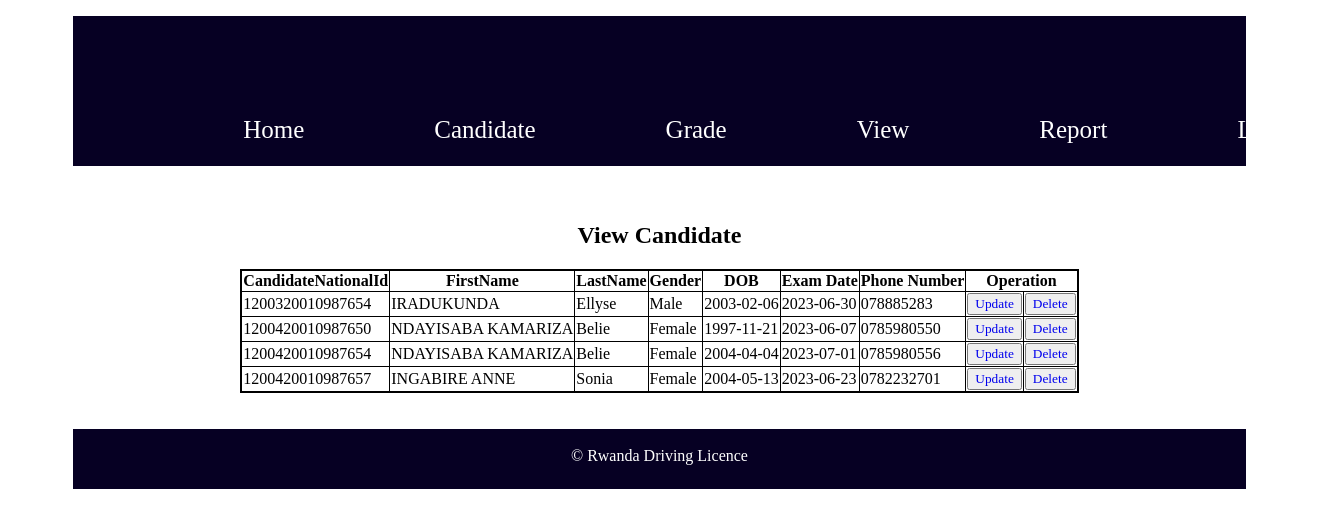
Page /VCandidate.php (signed in) on the committed database.
### tables this page shows
CREATE TABLE `candidate` (
  `CandidateNationalId` varchar(20) NOT NULL,
  `FirstName` varchar(100) NOT NULL,
  `LastName` varchar(100) NOT NULL,
  `Gender` varchar(12) NOT NULL,
  `DOB` date NOT NULL,
  `ExamDate` date NOT NULL,
  `PhoneNumber` varchar(20) NOT NULL
);

### VCandidate.php (the view, shortened to what this page needs)
<!DOCTYPE html>
<html>
<head>
	<link rel="stylesheet" type="text/css" href="style.css">
</head>
<body>
	<div class="header">
		<div class="navbar">
			<ul>
				<li><a href="Index.php">Home</a></li>
				<li><a href="Candidate.php">Candidate</a></li>
				<li><a href="Grade.php">Grade</a></li>
				<li><a href="#">View</a>
				</li>
				<li><a href="#">Report</a>
				</li>
				<li><a href="Logout.php">LogOut</a></li>
			</ul>
		</div>
	</div>
	<div class="content">
		<br><br>
		<center>
		<table border="1">
			<h2>View Candidate</h2>
			<tr>
				<th>CandidateNationalId</th><th>FirstName</th><th>LastName</th><th>Gender</th><th>DOB</th><th>Exam Date</th><th>Phone Number</th><th colspan="2">Operation</th>
			</tr>
			<?php
			$link=mysqli_connect("localhost","root","","rdl");
			$sel="SELECT * FROM Candidate";
			$res=mysqli_query($link,$sel);
			while ($row=mysqli_fetch_array($res)) {
			?>
			<tr>
				<td><?php echo $row['CandidateNationalId'];?></td>
				<td><?php echo $row['FirstName'];?></td>
				<td><?php echo $row['LastName'];?></td>
				<td><?php echo $row['Gender'];?></td>
				<td><?php echo $row['DOB'];?></td>
				<td><?php echo $row['ExamDate'];?></td>
				<td><?php echo $row['PhoneNumber'];?></td>
				<td><button><a href="Update.php?upd=<?php echo $row['CandidateNationalId']?>"onclick ="return confirm('Are Sure You Want to Update?')">Update</a></button></td>
				<td><button><a href="Delete.php?del=<?php echo $row['CandidateNationalId']?>"onclick ="return confirm('Are Sure You Want to Delete?')">Delete</a></button></td>
			</tr>
		<?php } ?>
		</table>
	    </center>
	</div>
	<br><br>
	<div class="footer">
		<br>
		<center>&copy Rwanda Driving Licence</center>
	</div>
</body>
</html>

### style.css (style rules this page uses)
* { font-family: Georgia, 'Times New Roman', Times, serif; text-decoration: none; }
.header { width: 90%; height: 150px; margin-left: 5%; margin-top: 10px; background-color: rgb(6, 0, 35); }
.navbar ul { list-style: none; display: flex; }
.navbar ul li { margin-top: 100px; margin-left: 130px; }
.navbar a { font-size: 25px; color:white; }
.content { height: auto; width: 90%; margin-left: 5%; }
table { border-collapse: collapse; border: 2px solid black; }
.footer { height: 60px; width: 90%; margin-left: 5%; background-color: rgb(6, 0, 35); color: white; }

### rows in the picture
candidate: CandidateNationalId "1200320010987654", FirstName "IRADUKUNDA", LastName "Ellyse", Gender "Male", DOB "2003-02-06", ExamDate "2023-06-30", PhoneNumber "078885283"
candidate: CandidateNationalId "1200420010987650", FirstName "NDAYISABA KAMARIZA", LastName "Belie", Gender "Female", DOB "1997-11-21", ExamDate "2023-06-07", PhoneNumber "0785980550"
candidate: CandidateNationalId "1200420010987654", FirstName "NDAYISABA KAMARIZA", LastName "Belie", Gender "Female", DOB "2004-04-04", ExamDate "2023-07-01", PhoneNumber "0785980556"
candidate: CandidateNationalId "1200420010987657", FirstName "INGABIRE ANNE", LastName "Sonia", Gender "Female", DOB "2004-05-13", ExamDate "2023-06-23", PhoneNumber "0782232701"
